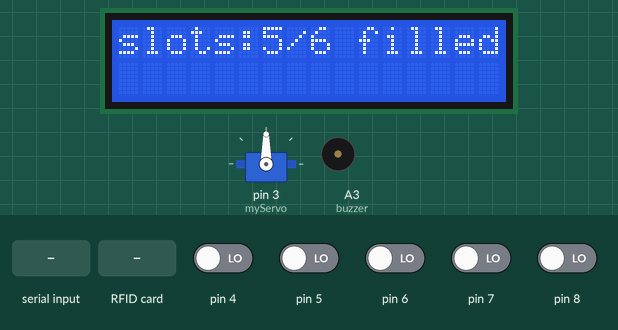
Recording of a sketch running on a simulated Arduino Uno, built with avr-gcc and run on an emulated ATmega328P. On the bench: servo, 16×2 character LCD, buzzer (waves = sounding, pin HIGH). Wiring (inferred from the names in the program): IR receiver: data A0. Inputs (shaded band) come from the test bench; at power-on: pin 4–8 LOW. Pins used as bus, display or sensor lines are not drawn; what the sketch prints to the serial monitor is not drawn.

Above: at 3.7 s.
3.8 s: "close\n" received over Serial
At 4.5 s:
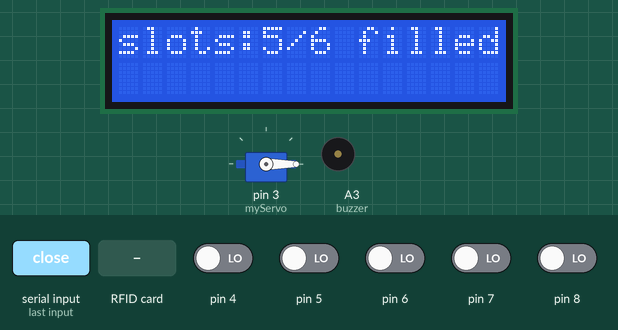
6.8 s: RFID card 5E 7A 19 C4 held to the reader
9.8 s: "1\n" received over Serial
At 10.6 s:
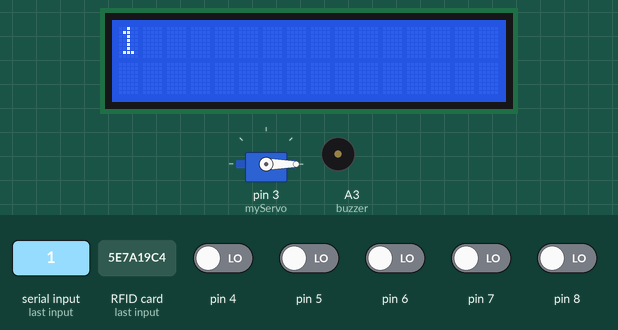
12.3 s: pin 4 driven HIGH
At 13.4 s:
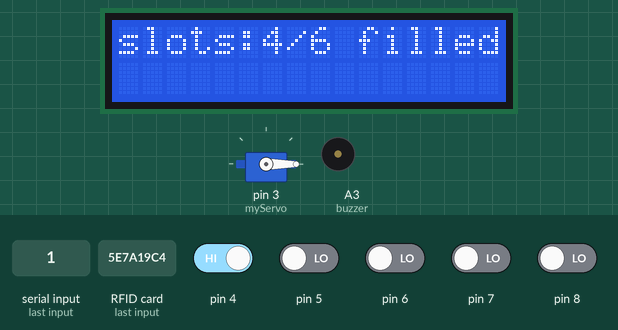
15.3 s: pin 5 driven HIGH
At 16.5 s:
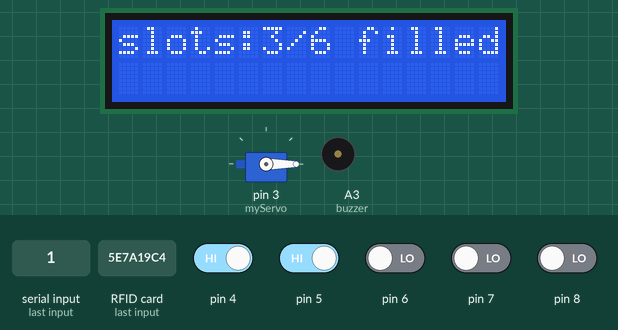
16.8 s: "0\n" received over Serial
At 17.6 s:
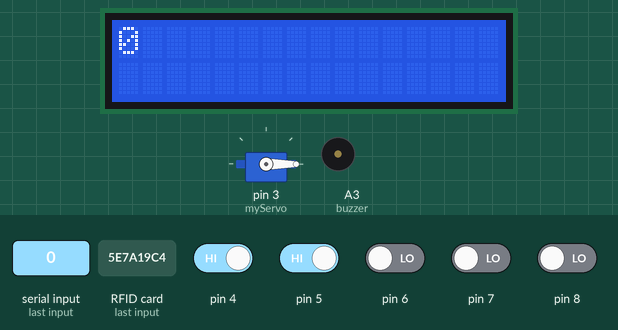
Timing chart, 0 to 19.8 s (numbered marks = the images above; inputs shaded):
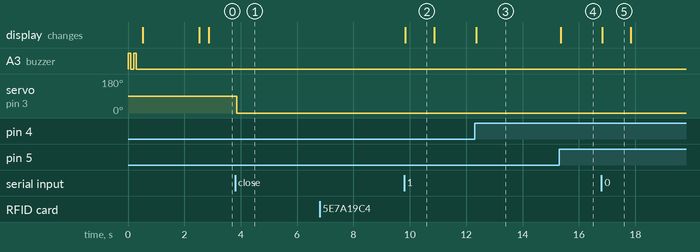

The sketch:

rfid.ino
```cpp
#include <Arduino.h>
#include <Wire.h>
#include <Servo.h>
#include <LiquidCrystal_I2C.h>

LiquidCrystal_I2C lcd(0x27, 16, 2);  // set the LCD address to 0x27 for a 16 chars and 2 line display


Servo myServo;
char input[9];

/*rfid spi
  * Typical pin layout used:
 * -----------------------------------------------------------------------------------------
 *             MFRC522      Arduino       Arduino   Arduino    Arduino          Arduino
 *             Reader/PCD   Uno/101       Mega      Nano v3    Leonardo/Micro   Pro Micro
 * Signal      Pin          Pin           Pin       Pin        Pin              Pin
 * -----------------------------------------------------------------------------------------
 * RST/Reset   RST          9             5         D9         RESET/ICSP-5     RST
 * SPI SS      SDA(SS)      10            53        D10        10               10
 * SPI MOSI    MOSI         11 / ICSP-4   51        D11        ICSP-4           16
 * SPI MISO    MISO         12 / ICSP-1   50        D12        ICSP-1           14
 * SPI SCK     SCK          13 / ICSP-3   52        D13        ICSP-3           15
 *
 * More pin layouts for other boards can be found here: https://github.com/miguelbalboa/rfid#pin-layout
 */
#include <SPI.h>
#include <MFRC522.h>


#define SS_PIN 10
#define RST_PIN 9

MFRC522 rfid(SS_PIN, RST_PIN);  // Instance of the class

MFRC522::MIFARE_Key key;


#define buzzer A3

#define ir1 4
#define ir2 5
#define ir3 6
#define ir4 7
#define ir5 8
#define ir6 A0

#define button A4

const int numIR = 6;  // Number of IR sensors
int irStates[numIR];  // Array to store IR states
int prevIrStates[numIR];

String tagID = "";

void printHex(byte* buffer, byte bufferSize) {
  for (byte i = 0; i < bufferSize; i++) {
    Serial.print(buffer[i] < 0x10 ? " 0" : " ");
    Serial.print(buffer[i], HEX);
  }
}


void buz_delay(int a = 1, int b = 1) {
  for (int i = 0; i <= a; i++) {
    digitalWrite(buzzer, HIGH);
    delay(100 * b);
    digitalWrite(buzzer, LOW);
    delay(100 * b);
  }
}
void setup() {

  pinMode(button, INPUT_PULLUP);
  pinMode(buzzer, OUTPUT);

  myServo.attach(3);
  Wire.begin();
  Serial.begin(9600);
  buz_delay();
  lcd.init();
  // Print a message to the LCD.
  lcd.backlight();
  lcd.setCursor(0, 0);
  lcd.print("Smart Parking!");
  SPI.begin();      // Init SPI bus
  rfid.PCD_Init();  // Init MFRC522
  for (int i = 4; i < 9; i++) {
    pinMode(i, INPUT);
  }
  pinMode(A0, INPUT);
  delay(2000);
  lcd.clear();
}


void loop() {
  readRfid();
  readIr();
  //printChangedIrStates();

  // if (Serial.available()>0) {
  //   //char receivedChar = Serial.readBytes(8);
  //   //String receivedString = Serial.readString();
  //   String receivedString = Serial.readStringUntil('\n');  // Read until EOL character

  //   lcdUpdater(receivedString);
  // }


  if (Serial.available() > 0) {
    String receivedData = Serial.readStringUntil('\n');

    // Compare receivedData with predefined strings
    if (receivedData == "open") {
      // Perform action for 'open' command (e.g., open the servo)
      myServo.write(90);  // Adjust the angle according to your servo's range
      // lcd.print("servo open");
      // delay(1000);  // Delay for stability
      // lcd.clear();
    } else if (receivedData == "close") {
      // Perform action for 'close' command (e.g., close the servo)
      myServo.write(0);  // Adjust the angle according to your servo's range
      // lcd.print("servo close");
      // delay(1000);  // Delay for stability
      // lcd.clear();
    }
    if (receivedData != "open" && receivedData != "close") {
      lcdUpdater(receivedData);
      delay(1000);
    }
  }
  lcdprintIrStates();
}

void readRfid() {
  // Reset the loop if no new card present on the sensor/reader. This saves the entire process when idle.
  if (!rfid.PICC_IsNewCardPresent())
    return;

  // Verify if the NUID has been readed
  if (!rfid.PICC_ReadCardSerial())
    return;
  //printHex(rfid.uid.uidByte, rfid.uid.size);

  //Serial.println();
  tagID = "";
  // The MIFARE PICCs that we use have 4 byte UID
  for (uint8_t i = 0; i < 4; i++) {  //
    input[i] = rfid.uid.uidByte[i];
    // Convert each byte to a two-digit hexadecimal representation
    if (rfid.uid.uidByte[i] < 0x10) {
      tagID += "0";  // Ensure leading zero for single-digit values
    }

    tagID.concat(String(rfid.uid.uidByte[i], HEX));  // Adds the 4 bytes in a single String variable
  }
  tagID.toUpperCase();
  tagID.toCharArray(input, 9);
  rfid.PICC_HaltA();  // Stop reading
  //Serial.println("input");
  Serial.println(tagID);
  // Serial.println(input);
}


void readIr() {
  for (int i = 4; i < 9; i++) {
    irStates[i - 4] = digitalRead(i);  // Store IR state in the array
  }
  irStates[numIR - 1] = digitalRead(A0);  // Store additional IR state in the array
}

void printIrStates() {
  Serial.println("IR Sensor States:");
  for (int i = 0; i < numIR; i++) {
    Serial.print("Sensor ");
    Serial.print(i);
    Serial.print(": ");
    Serial.println(irStates[i]);
  }
}


void printChangedIrStates() {
  bool anyChange = false;

  for (int i = 0; i < numIR; i++) {
    if (irStates[i] != prevIrStates[i]) {
      anyChange = true;
      break;  // Exit the loop if any change is found
    }
  }

  if (anyChange) {
    Serial.println("IR Sensor States (Changed):");
    for (int i = 0; i < numIR; i++) {
      if (irStates[i] != prevIrStates[i]) {
        Serial.print("Sensor ");
        Serial.print(i);
        Serial.print(": ");
        Serial.println(irStates[i]);
        prevIrStates[i] = irStates[i];  // Update the previous state
      }
    }
  }
}

void lcdUpdater(String receivedData) {
  lcd.clear();

  if (receivedData.length() < 16) {
    lcd.print(receivedData);
  } else {
    for (int i = 0; i < 16; i++) {
      lcd.print(receivedData[i]);
    }
    lcd.setCursor(0, 1);
    for (int i = 16; i < receivedData.length(); i++) {
      lcd.print(receivedData[i]);
    }
  }
}

void lcdprintIrStates() {
  lcd.clear();
  int count = 0;
  lcd.print("slots:");
  for (int i = 0; i < numIR; i++) {
    if (irStates[i] == 0) {
      count++;
    }
  }
  lcd.print(count);
  lcd.print("/6 filled");
}
```

Measured:
- after the input at 3.8 s, servo on pin 3 (myServo): 90° → 0° after 0.06 s
- after the input at 6.8 s, every drawn part: stays the same
- after the input at 9.8 s, the display: changes after 0.05 s (image 2)
- after the input at 12.3 s, the display: changes after 0.06 s (image 3)
- after the input at 15.3 s, the display: changes after 0.05 s (image 4)
- after the input at 16.8 s, the display: changes at once (image 5)
- what the display in image 2 shows lasts 1.1 s, from 9.8 s to 10.9 s
